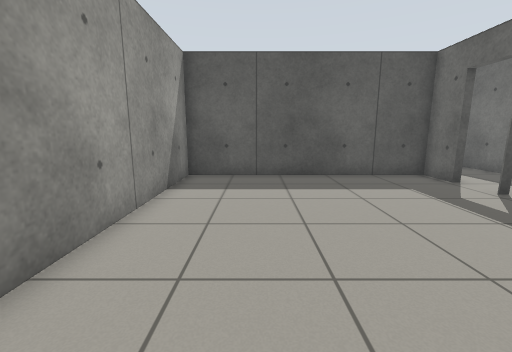
View 1 (above)

17 first-person views from a walk through a world built for the Gazebo simulator. The camera is 0.94 m above the floor, tilts 10° down and sees 90° across. The floor is counted in squares, 0.5 m on a side. Each view is taken from the middle of a square. On the plan, view 1 faces up. The plan holds only what a view shows up to about 15 squares ahead; the rest is blank. The place goes on beyond the plan.

View 2
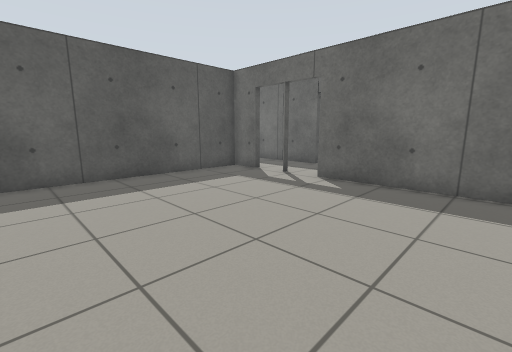

View 3
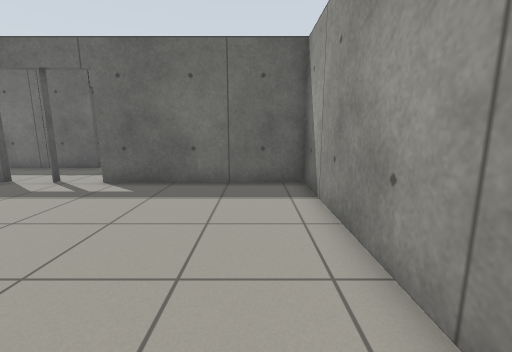

View 4
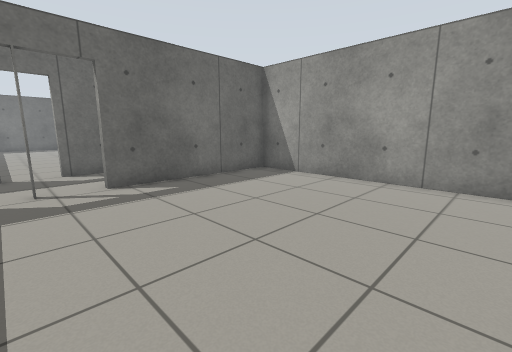

View 5
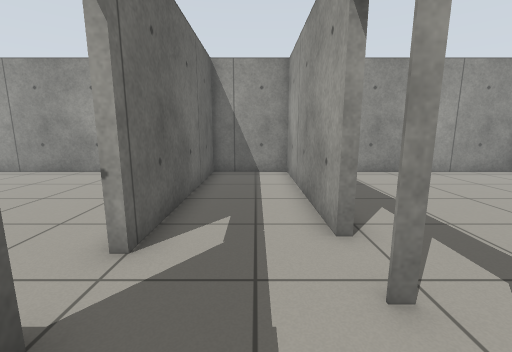

View 6
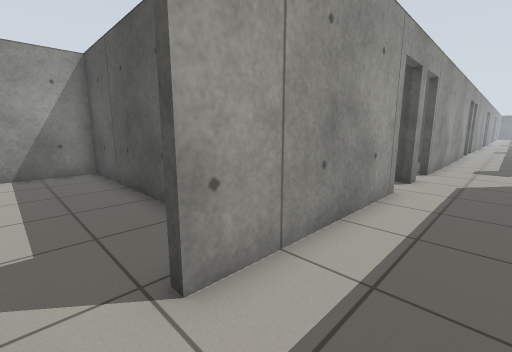

View 7
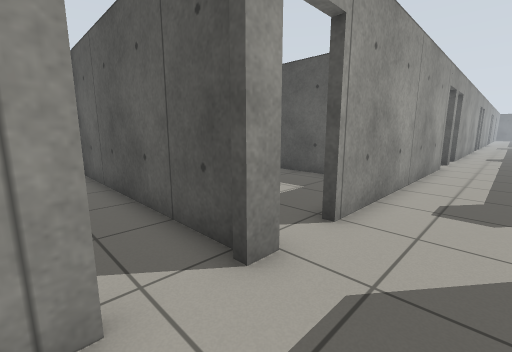

View 8
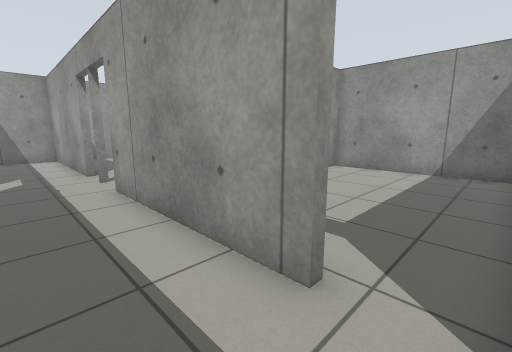

View 9
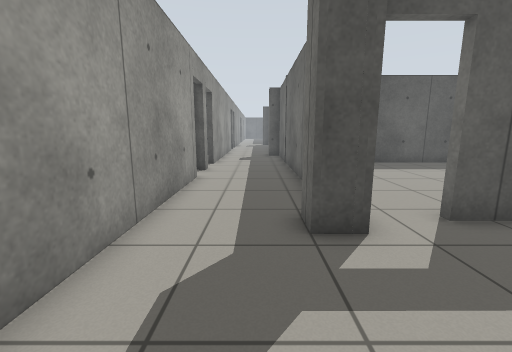

View 10
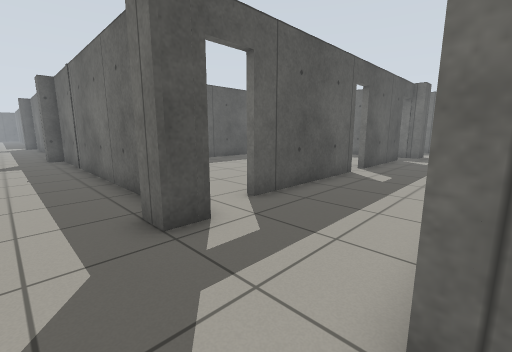

View 11
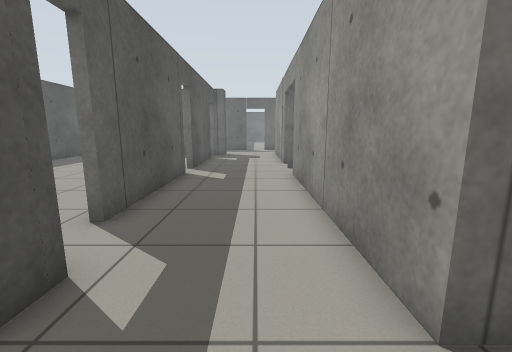

View 12
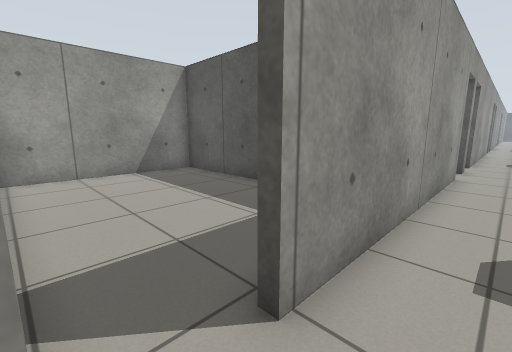

View 13
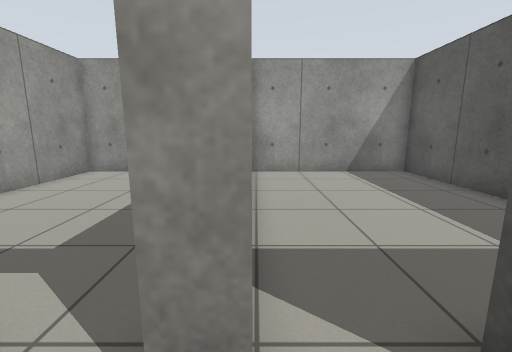

View 14
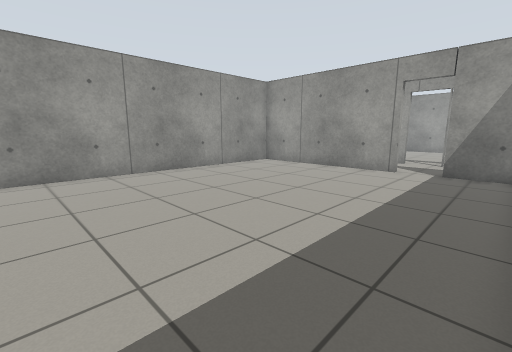

View 15
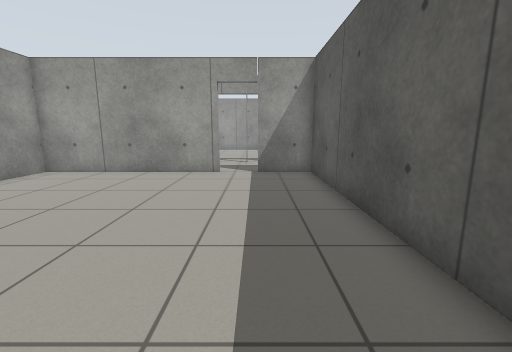

View 16
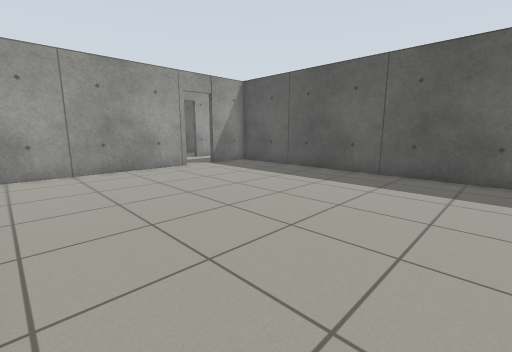

View 17
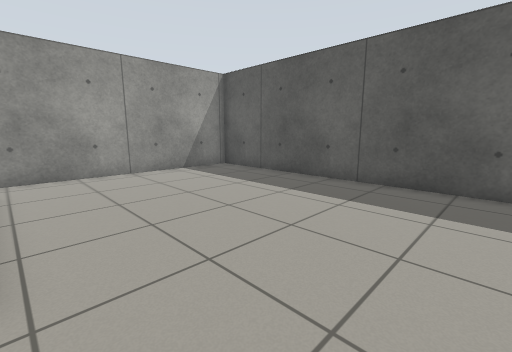

### Floor plan
Points are (right, up) in squares from view 1. A wall is a line through its corners. A room is listed if a view was taken in it or the views show most of it. See-through windows are left out.
Room 1 (views 1, 2, 3, 4)
walls: (7.3, 9.2) (7.3, 10.9) (-2.9, 10.9) (-2.9, 2.6); (-2.9, -1.8) (7.3, -1.8) (7.3, 5.6)
ways out: open door at (7.5, 7.5) to room 2
Room 2 (views 5, 6, 7, 8, 9, 10, 11, 12, 13)
walls: (11, 20.7) (11, 21.4) (20.3, 21.4); (12.2, 25.5) (11, 25.5) (11, 26.5); (11.8, 28.5) (11.8, 40.1); (7.6, 19) (7.6, 18.2); (7.6, 16.5) (7.6, 9.2); (20.6, 26.2) (14.1, 26.2); (7.6, 31.5) (7.6, 20.8); (7.6, 34) (7.6, 33.2); (23.8, 21.4) (24.3, 21.4); (24.6, 26.2) (21.8, 26.2); (11, 8.1) (11, 13.5); (7.6, 39.5) (7.6, 35.8); (11.5, 40.5) (11, 40.5); (7.6, 5.6) (7.6, -1.8) (11, -1.8) (11, 6.3)
ways out: open door at (7.5, 7.5) to room 1; open door at (11, 7.5) to room 3; open door at (13.5, 26) to room 4; open door at (21, 26) to room 4; open door at (7.4, 18.4) to room 6; open door at (7.4, 33.4); open door at (22, 21)
Room 3 (views 14, 15, 16)
walls: (11.3, 6.3) (11.3, -1.8) (24.1, -1.8); (24.1, 10.6) (11.3, 10.6) (11.3, 8.1)
ways out: open door at (11, 7.5) to room 2
Room 4 (view 17)
walls: (24.3, 36.3) (12.1, 36.3) (12.1, 26.9)
ways out: open door at (13.5, 26) to room 2; open door at (21, 26) to room 2
Room 5 (no view inside)
walls: (4.3, 26.1) (-2.9, 26.1) (-2.9, 18.8)
Room 6 (no view inside)
walls: (-2.9, 18.1) (-2.9, 11.2) (1.5, 11.2); (7.3, 18.5) (-2.9, 18.5)
ways out: open door at (7.4, 18.4) to room 2

Positions as (right, up) in squares from view 1, and headings:
1: (0, 0), facing up
2: (-2, 0), facing up-right
3: (-2, 0), facing right
4: (-2, 8), facing down-right
5: (9, 10), facing down
6: (10, 8), facing up-left
7: (10, 16), facing up-left
8: (10, 18), facing down-left
9: (10, 21), facing up
10: (9, 21), facing up-right
11: (9, 23), facing right
12: (9, 19), facing up-left
13: (9, 19), facing left
14: (24, 10), facing down-left
15: (23, 8), facing left
16: (24, -1), facing up-left
17: (24, 27), facing up-left
